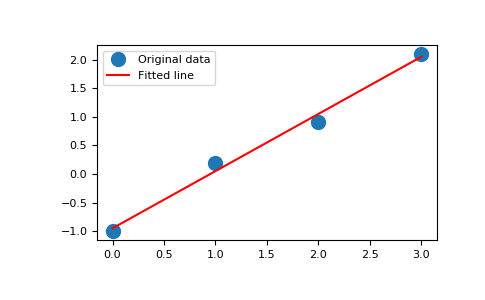

Generate this figure with Python:
# Fit a line, ``y = mx + c``, through some noisy data-points:

x = np.array([0, 1, 2, 3])
y = np.array([-1, 0.2, 0.9, 2.1])

# By examining the coefficients, we see that the line should have a
# gradient of roughly 1 and cut the y-axis at, more or less, -1.

# We can rewrite the line equation as ``y = Ap``, where ``A = [[x 1]]``
# and ``p = [[m], [c]]``.  Now use `lstsq` to solve for `p`:

A = np.vstack([x, np.ones(len(x))]).T
A
# array([[ 0.,  1.],
# [ 1.,  1.],
# [ 2.,  1.],
# [ 3.,  1.]])

m, c = np.linalg.lstsq(A, y, rcond=None)[0]
m, c
# (1.0 -0.95) # may vary

# Plot the data along with the fitted line:

import matplotlib.pyplot as plt
_ = plt.plot(x, y, 'o', label='Original data', markersize=10)
_ = plt.plot(x, m*x + c, 'r', label='Fitted line')
_ = plt.legend()
plt.show()
